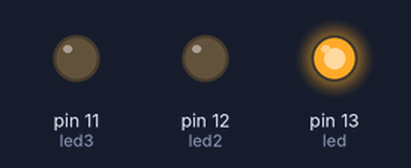
A sketch run on a simulated Arduino Uno, built with avr-gcc and run on an emulated ATmega328P. On the bench: output pins drawn as LEDs (lit = HIGH).

Above: at 0.05 s.
At 0.7 s:
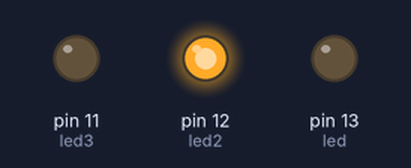
At 1.35 s:
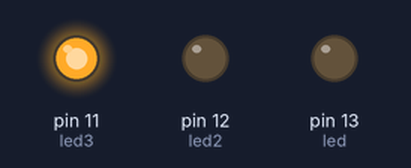
At 3.15 s:
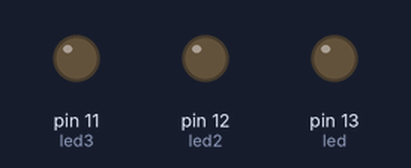
Timing chart, 0 to 3.5 s (numbered marks = the images above):
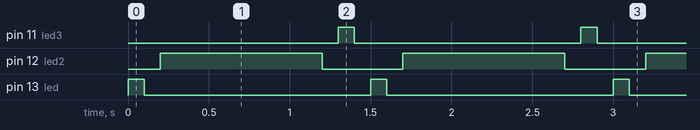

Measured:
- by itself, pin 11 (led3), pin 13 (led): alternates HIGH for 0.10 s and LOW for 1.4 s
- by itself, pin 12 (led2): alternates HIGH for 1.0 s and LOW for 0.50 s
- by itself, everything shown: repeats every 1.5 s, in 6 steps

The sketch:

fortesting.ino
```cpp
int led = 13;
int led2 = 12;
int led3 = 11;


// the setup routine runs once when you press reset:
void setup() {
  // initialize the digital pin as an output.
  pinMode(led, OUTPUT);
  pinMode(led2, OUTPUT);
pinMode(led3, OUTPUT);

}

// the loop routine runs over and over again forever:
void loop() {
  digitalWrite(led, HIGH);   // turn the LED on (HIGH is the voltage level)
  delay(100);               // wait for a second
  digitalWrite(led, LOW);    // turn the LED off by making the voltage LOW
  delay(100);
  {digitalWrite(led2, HIGH);
delay(1000);
digitalWrite(led2, LOW);
delay(100);}
{digitalWrite(led3, HIGH);
delay(100);
digitalWrite(led3, LOW);
delay(100);}// wait for a second

}
```
